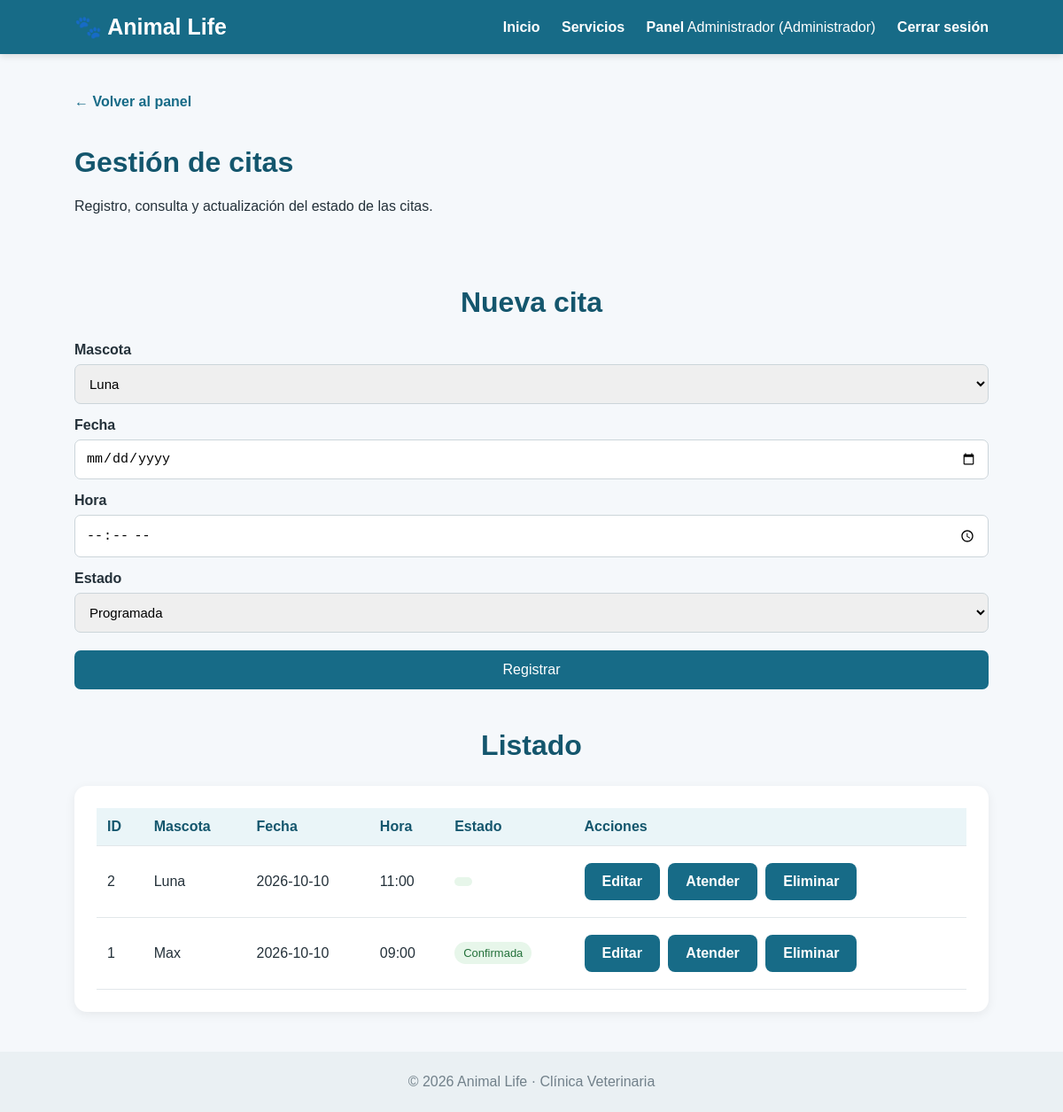
/citas.php (signed in), run on the app's committed database.
### tables this page shows
CREATE TABLE citas (
  id_cita INT AUTO_INCREMENT PRIMARY KEY,
  id_mascota INT NOT NULL,
  fecha DATE NOT NULL,
  hora TIME NOT NULL,
  estado ENUM('Programada','Confirmada','Atendida','Cancelada') DEFAULT 'Programada',
  FOREIGN KEY (id_mascota) REFERENCES mascotas(id_mascota) ON DELETE CASCADE
);

CREATE TABLE mascotas (
  id_mascota INT AUTO_INCREMENT PRIMARY KEY,
  nombre VARCHAR(80) NOT NULL,
  especie VARCHAR(50),
  raza VARCHAR(50),
  edad INT,
  id_propietario INT NOT NULL,
  FOREIGN KEY (id_propietario) REFERENCES propietarios(id_propietario) ON DELETE CASCADE
);

### includes/data.php (called while the page is built, shortened)
<?php
function q_all($pdo, $sql, $params = []) {
    $st = $pdo->prepare($sql); $st->execute($params); return $st->fetchAll();
}

### citas.php (the view, shortened to what this page needs)
<?php
require_once 'includes/data.php';
$action = $_POST['action'] ?? $_GET['action'] ?? '';
$edit     = ($action === 'edit') ? q_one($pdo, "SELECT * FROM citas WHERE id_cita=?", [(int)$_GET['id']]) : null;
$mascotas = q_all($pdo, "SELECT id_mascota, nombre FROM mascotas ORDER BY nombre");
$lista    = q_all($pdo, "SELECT c.*, m.nombre AS mascota FROM citas c
                        JOIN mascotas m ON c.id_mascota=m.id_mascota
                        ORDER BY c.fecha DESC, c.hora DESC");
require 'includes/header.php';
?>
<div class="page-title"><a class="back" href="dashboard.php">← Volver al panel</a><h1>Gestión de citas</h1><p>Registro, consulta y actualización del estado de las citas.</p></div>
<section class="section">
  <h2><?= $edit ? 'Editar cita' : 'Nueva cita' ?></h2>
  <form class="form" method="post" action="citas.php">
    <label>Mascota</label>
    <select name="id_mascota" required>
      <?php foreach ($mascotas as $m): ?>
        <option value="<?= $m['id_mascota'] ?>" <?= (($edit['id_mascota'] ?? 0)==$m['id_mascota'])?'selected':'' ?>>
          <?= htmlspecialchars($m['nombre']) ?>
        </option>
      <?php endforeach; ?>
    </select>
    <label>Fecha</label><input type="date" name="fecha" required value="<?= $edit['fecha'] ?? '' ?>">
    <label>Hora</label><input type="time" name="hora" required value="<?= $edit['hora'] ?? '' ?>">
    <label>Estado</label>
    <select name="estado" required>
      <?php foreach (['Programada','Confirmada','Atendida','Cancelada'] as $e): ?>
        <option <?= (($edit['estado'] ?? '')===$e)?'selected':'' ?>><?= $e ?></option>
      <?php endforeach; ?>
    </select>
    <button type="submit"><?= $edit ? 'Actualizar' : 'Registrar' ?></button>
  </form>
</section>
<section class="section">
  <h2>Listado</h2>
  <div class="table-box"><table>
    <tr><th>ID</th><th>Mascota</th><th>Fecha</th><th>Hora</th><th>Estado</th><th>Acciones</th></tr>
    <?php foreach ($lista as $c): ?>
      <tr>
        <td><?= $c['id_cita'] ?></td>
        <td><?= htmlspecialchars($c['mascota']) ?></td>
        <td><?= htmlspecialchars($c['fecha']) ?></td>
        <td><?= substr($c['hora'],0,5) ?></td>
        <td><span class="badge"><?= htmlspecialchars($c['estado']) ?></span></td>
        <td>
          <a class="btn small" href="citas.php?action=edit&id=<?= $c['id_cita'] ?>">Editar</a>
          <?php if ($c['estado'] !== 'Atendida'): ?>
            <a class="btn small" href="citas.php?action=estado&id=<?= $c['id_cita'] ?>&nuevo=Atendida">Atender</a>
          <?php endif; ?>
          <a class="btn small danger" href="citas.php?action=delete&id=<?= $c['id_cita'] ?>" onclick="return confirm('¿Eliminar?')">Eliminar</a>
        </td>
      </tr>
    <?php endforeach; ?>
  </table></div>
</section>
<?php require 'includes/footer.php'; ?>

### css/estilos.css (style rules this page uses)
* { box-sizing: border-box; }
body { margin: 0; font-family: Arial, Helvetica, sans-serif; background: #f5f8fb; color: #24313a; }
.btn { display: inline-block; background: #176b87; color: #fff; padding: 12px 20px; border-radius: 8px; text-decoration: none; margin: 7px 5px 7px 0; font-weight: 600; }
.section { width: 86%; max-width: 1100px; margin: 45px auto; }
.section h2 { text-align: center; color: #14566d; font-size: 32px; }
.form label { display: block; font-weight: bold; margin: 15px 0 7px; }
.form input, .form select, .form textarea { width: 100%; padding: 12px; border: 1px solid #ccd5da; border-radius: 7px; font-size: 15px; }
.form button { width: 100%; border: 0; background: #176b87; color: #fff; padding: 13px; border-radius: 7px; font-size: 16px; margin-top: 20px; cursor: pointer; }
.table-box { background: #fff; padding: 25px; border-radius: 14px; box-shadow: 0 3px 12px #0001; overflow: auto; }
table { width: 100%; border-collapse: collapse; }
th, td { padding: 12px; border-bottom: 1px solid #e2e7ea; text-align: left; }
th { background: #eaf5f8; color: #14566d; }
.badge { display: inline-block; padding: 5px 10px; border-radius: 20px; background: #e7f6ea; color: #23713a; font-size: 13px; }
.back { margin-bottom: 20px; display: inline-block; color: #176b87; text-decoration: none; font-weight: bold; }
.page-title { padding: 45px 7% 20px; }
.page-title h1 { color: #14566d; }

### data on the page
citas: id_cita "2", id_mascota.nombre "Luna", fecha "2026-10-10", hora "11:00"
citas: id_cita "1", id_mascota.nombre "Max", fecha "2026-10-10", hora "09:00", estado "Confirmada"

### other printed values
$_SESSION['nombre'] "Administrador"
$rol_actual "Administrador"
form field id_mascota "Luna"
form field estado "Programada"
